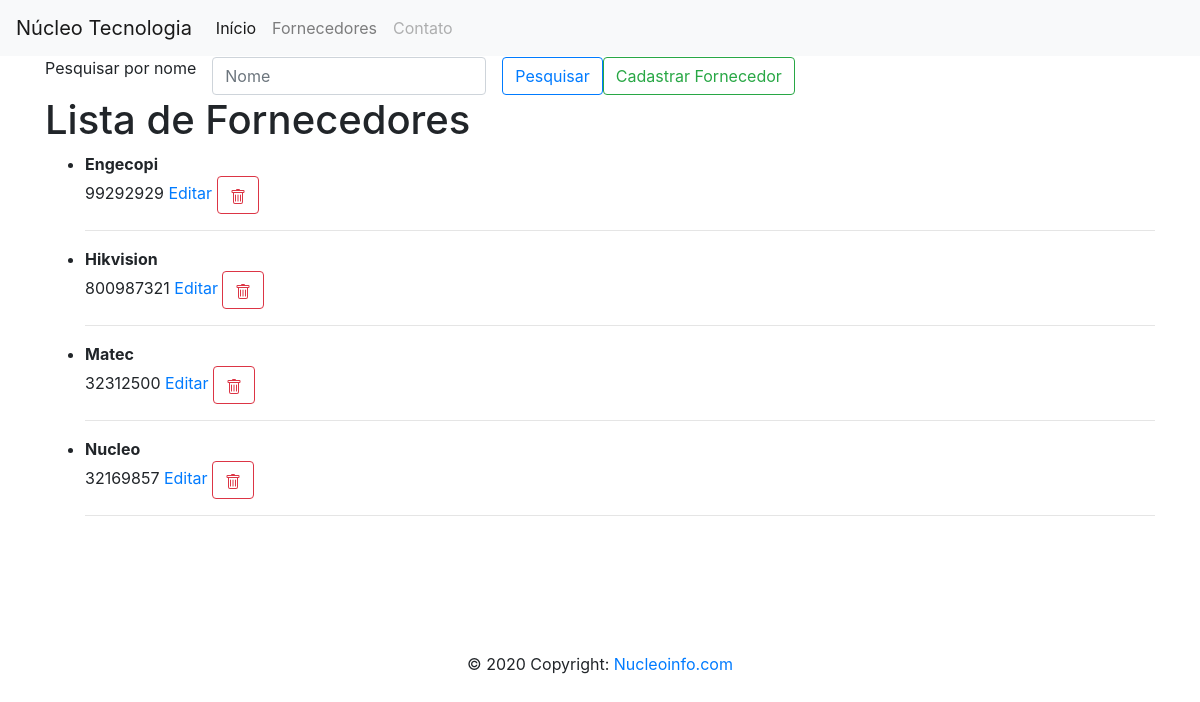
The app's page /listar_fornecedor with its own data.
### contatos/models.py (models this page shows, shortened)
class Fornecedor(models.Model):
    razao_social = models.CharField(max_length = 50)
    telefone = models.IntegerField(blank= True, null= True)

### contatos/views.py (the view)
# urls.py: path('listar_fornecedor', listar_fornecedor, name = 'listar_fornecedor'),
def listar_fornecedor(request):
    fornecedores = Fornecedor.objects.order_by('razao_social')
    return render(request, 'lista_fornecedor.html', {'fornecedores' : fornecedores})

### templates/lista_fornecedor.html (shortened to what this page needs)
{% extends 'base.html' %}
{% block main %}
    <div class="row">
        <div class="col-12">
            <form class="form-inline">
                <div class="form-group">
                    <p class="form-control-static">Pesquisar por nome</p>
                </div>
                <div class="form-group mx-sm-3">
                    <input type="text" class="form-control" id="pesquisa" name="pesquisa" placeholder="Nome">
                </div>
                <button type="submit" class="btn btn-outline-primary">Pesquisar</button>
                <a href="{% url 'novo_fornecedor' %}" class="btn btn-outline-success">Cadastrar Fornecedor</a>
        </div>
    </div>
    <h1>Lista de Fornecedores</h1>
    <ul>
        {% for fornecedor in fornecedores %}
        <li> <b>{{ fornecedor.razao_social }} <br> </b> {{ fornecedor.telefone }}
        <a href="{% url 'atualizar_fornecedor' fornecedor.id %}" >Editar</a>
        <button onclick="confirmarDelete()" type="button" class="btn btn-outline-danger"></button></li><hr>
        {% endfor %}
    </ul>
    <br>
{% endblock %}

### records on screen
Fornecedor: razao_social "Engecopi", telefone "99292929"
Fornecedor: razao_social "Hikvision", telefone "800987321"
Fornecedor: razao_social "Matec", telefone "32312500"
Fornecedor: razao_social "Nucleo", telefone "32169857"
